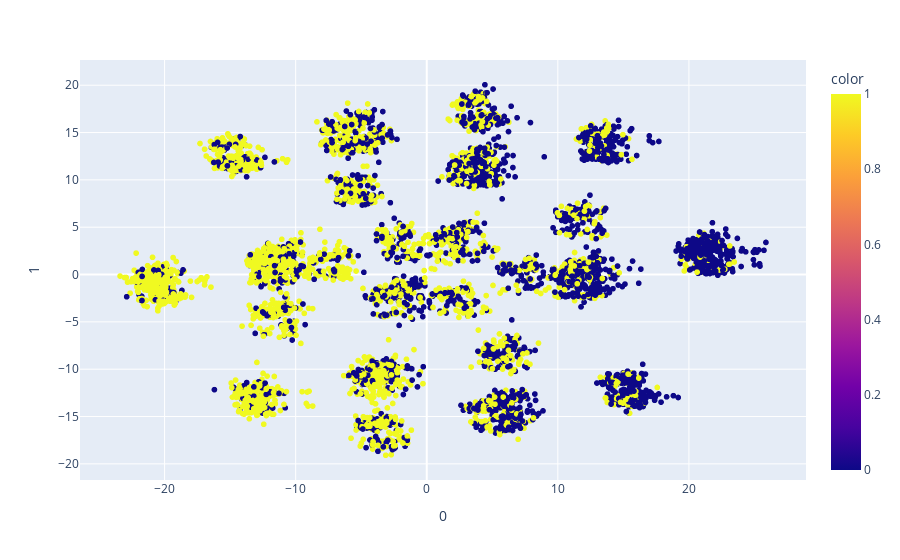

Notebook code cell kept with this figure:
### Code cell
features = ['event1','event2','event3', 'event4', 'event5', 'duracao_min', 'blueTopGP','blueTopWR','blueTopKDA','blueJungleGP','blueJungleWR','blueJungleKDA','blueMidGP','blueMidWR','blueMidKDA','blueADCGP','blueADCWR','blueADCKDA','blueSupportGP','blueSupportWR','blueSupportKDA','redTopGP','redTopWR','redTopKDA','redJungleGP','redJungleWR','redJungleKDA','redMidGP','redMidWR','redMidKDA','redAdcGP','redAdcWR','redAdcKDA','redSupportGP','redSupportWR','redSupportKDA']
X = df[features]

pca = PCA(n_components=2)
components = pca.fit_transform(X)

fig = px.scatter(components, x=0, y=1, color=df['result'])
fig.show()

### Figure 1 — Plotly figure (JSON) as saved in the notebook; plotly's stock layout.template omitted (floating-point values rounded to 4 significant figures; data arrays with more than 128 entries replaced by an {"elided": "..."} marker saying what was removed)
{"data": [{"hovertemplate": "0=%{x}<br>1=%{y}<br>color=%{marker.color}<extra></extra>", "legendgroup": "", "marker": {"color": {"elided": "6014 int values"}, "coloraxis": "coloraxis", "symbol": "circle"}, "mode": "markers", "name": "", "showlegend": false, "type": "scattergl", "x": {"elided": "6014 float values"}, "xaxis": "x", "y": {"elided": "6014 float values"}, "yaxis": "y"}], "layout": {"coloraxis": {"colorbar": {"title": {"text": "color"}}, "colorscale": [[0, "#0d0887"], [0.1111, "#46039f"], [0.2222, "#7201a8"], [0.3333, "#9c179e"], [0.4444, "#bd3786"], [0.5556, "#d8576b"], [0.6667, "#ed7953"], [0.7778, "#fb9f3a"], [0.8889, "#fdca26"], [1, "#f0f921"]]}, "legend": {"tracegroupgap": 0}, "margin": {"t": 60}, "xaxis": {"anchor": "y", "domain": [0, 1], "title": {"text": "0"}}, "yaxis": {"anchor": "x", "domain": [0, 1], "title": {"text": "1"}}}}
